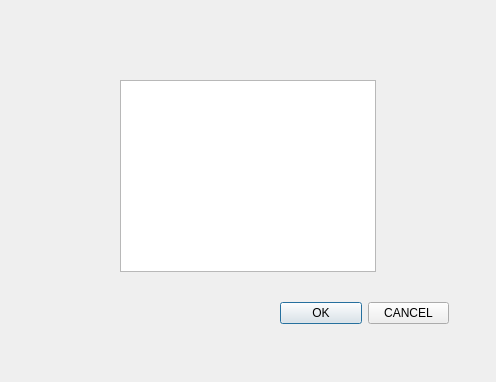
<?xml version="1.0" encoding="UTF-8"?>
<ui version="4.0">
 <class>MatDialog</class>
 <widget class="QDialog" name="MatDialog">
  <property name="geometry">
   <rect>
    <x>0</x>
    <y>0</y>
    <width>496</width>
    <height>382</height>
   </rect>
  </property>
  <property name="windowTitle">
   <string>Dialog</string>
  </property>
  <widget class="QTextEdit" name="textEdit">
   <property name="geometry">
    <rect>
     <x>120</x>
     <y>80</y>
     <width>256</width>
     <height>192</height>
    </rect>
   </property>
  </widget>
  <widget class="QWidget" name="">
   <property name="geometry">
    <rect>
     <x>280</x>
     <y>300</y>
     <width>169</width>
     <height>26</height>
    </rect>
   </property>
   <layout class="QHBoxLayout" name="horizontalLayout">
    <item>
     <widget class="QPushButton" name="ok_Btn">
      <property name="text">
       <string>OK</string>
      </property>
     </widget>
    </item>
    <item>
     <widget class="QPushButton" name="cancel_Btn">
      <property name="text">
       <string>CANCEL</string>
      </property>
     </widget>
    </item>
   </layout>
  </widget>
 </widget>
 <resources/>
 <connections/>
</ui>
